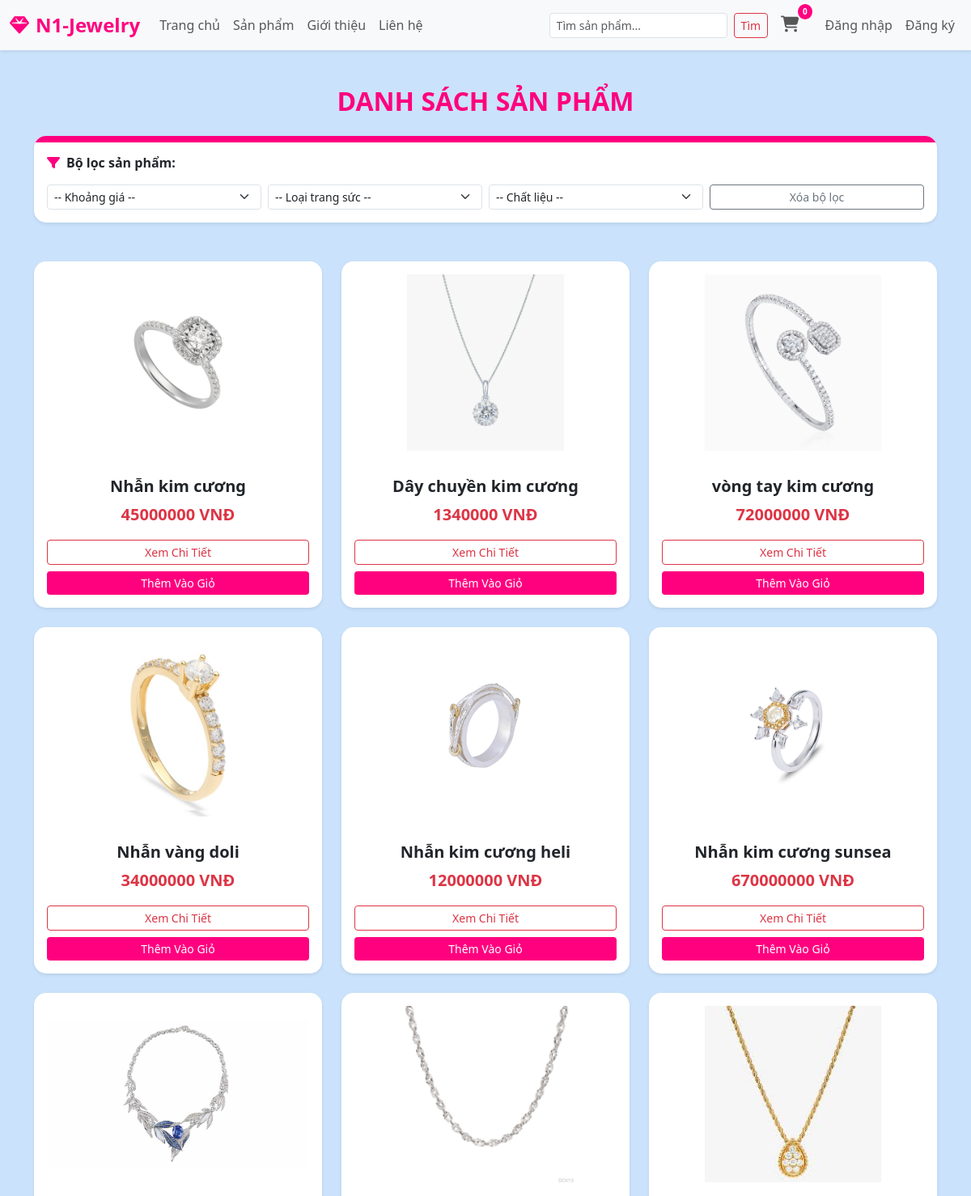
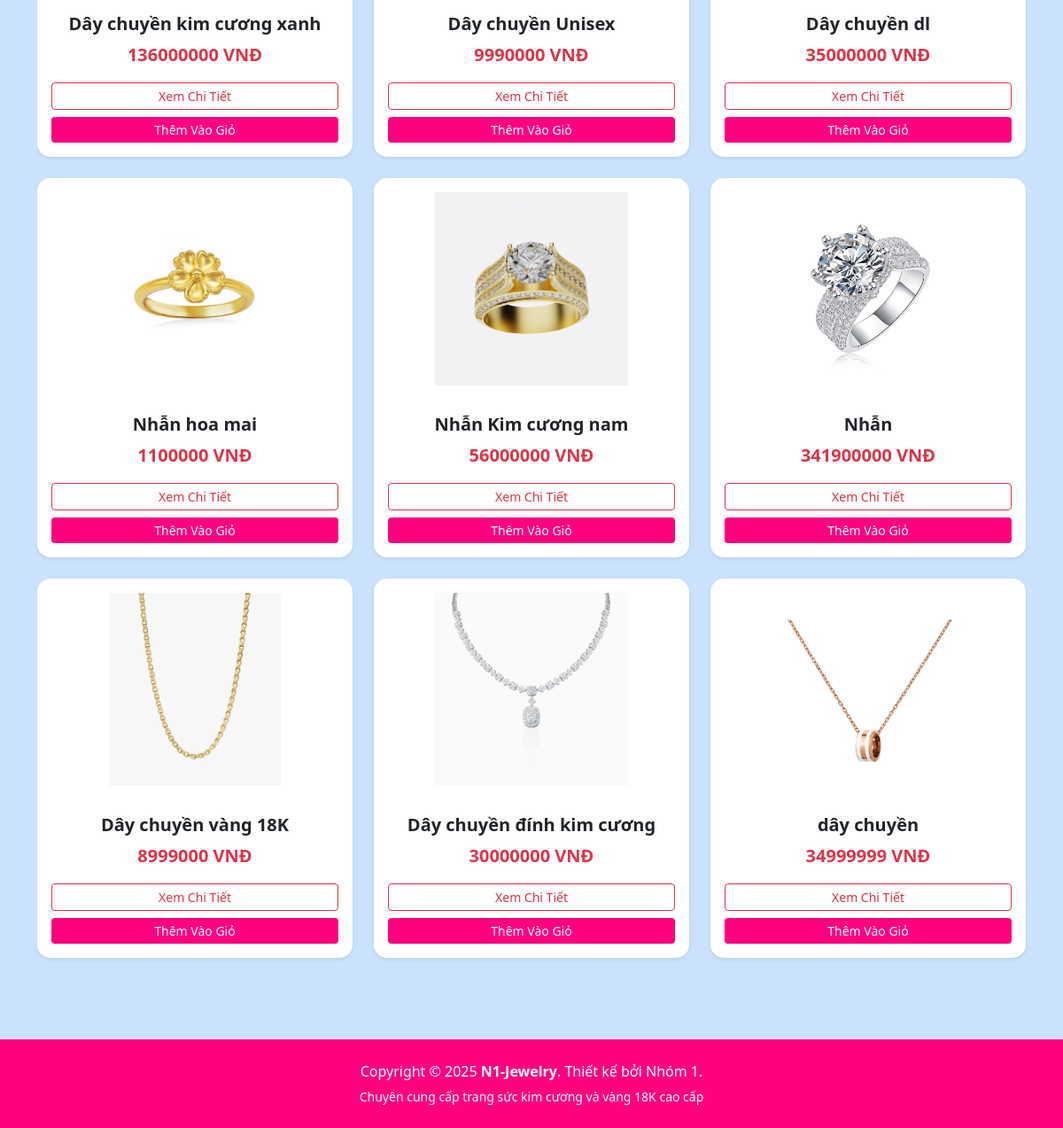
Screenshot of /products/ with the database file from the repository (2 pictures, top to bottom).
### app/models.py (models this page shows, shortened)
class Product(models.Model):
    category = models.ForeignKey(Category, related_name='products', on_delete=models.CASCADE)
    name = models.CharField(max_length=200, db_index=True)
    slug = models.SlugField(max_length=200, db_index=True)
    material = models.CharField(max_length=100, default='Vàng 18K')
    gemstone = models.CharField(max_length=100, blank=True, null=True)
    size_weight = models.CharField(max_length=100, default='1.0 Carat')
    image = models.ImageField(upload_to='products/%Y/%m/%d', blank=True)
    description = models.TextField(blank=True)
    price = models.DecimalField(max_digits=15, decimal_places=2)
    available = models.BooleanField(default=True)
    created = models.DateTimeField(auto_now_add=True)
    updated = models.DateTimeField(auto_now=True)
    class Meta:
        indexes = [Index(fields=['id', 'slug'])]
        verbose_name_plural = 'N1-JEWELRY - Sản phẩm'

### app/views.py (the view, shortened to what this page needs)
# urls.py: path('products/', views.product_list, name='product_list'),
def product_list(request):
    products = Product.objects.all()
    material = request.GET.get('material')
    price_range = request.GET.get('price')
    category_slug = request.GET.get('category')
    if category_slug:
        products = products.filter(category__slug=category_slug)
    return render(request, 'app/product/list.html', {'products': products})

### app/context_processors.py (called while the page is built, shortened)
def cart_count(request):
    count = 0
    return {'cart_item_count': count}

### app/templates/app/product/list.html (shortened to what this page needs)
{% extends "app/base.html" %}
{% load static %}
{% load humanize %} {% block main_container %}
<div class="container mt-4">
    <h2 class="text-center mb-4" style="color: #ff007f; font-weight: bold;">DANH SÁCH SẢN PHẨM</h2>
    <div class="card border-0 shadow-sm mb-5" style="border-radius: 15px; overflow: hidden;">
        <div style="height: 8px; background: #ff007f;"></div>
        <div class="p-3">
            <h6 class="fw-bold mb-3"><i class="fas fa-filter me-2" style="color: #ff007f;"></i>Bộ lọc sản phẩm:</h6>
            <form method="GET" action="{% url 'app:product_list' %}" class="row g-2">
                <div class="col-md-3 col-6">
                    <select name="price" class="form-select form-select-sm" onchange="this.form.submit()">
                        <option value="">-- Khoảng giá --</option>
                    </select>
                </div>
                <div class="col-md-3 col-6">
                    <select name="category" class="form-select form-select-sm" onchange="this.form.submit()">
                        <option value="">-- Loại trang sức --</option>
                    </select>
                </div>
                <div class="col-md-3 col-6">
                    <select name="material" class="form-select form-select-sm" onchange="this.form.submit()">
                        <option value="">-- Chất liệu --</option>
                    </select>
                </div>
                <div class="col-md-3 col-6">
                    <a href="{% url 'app:product_list' %}" class="btn btn-outline-secondary btn-sm w-100">Xóa bộ lọc</a>
                </div>
            </form>
        </div>
    </div>
    <div class="row">
        {% for product in products %}
            <div class="col-md-4 mb-4">
                <div class="card h-100 shadow-sm border-0 product-card" style="border-radius: 15px; overflow: hidden; transition: 0.3s;">
                    <a href="{% url 'app:product_detail' product.id product.slug %}">
                        {% if product.image %}
                            <img src="{{ product.image.url }}" class="card-img-top p-3" style="height: 250px; object-fit: contain;">
                        {% else %}
                            <img src="{% static 'app/images/default.jpg' %}" class="card-img-top p-3" style="height: 250px; object-fit: contain;">
                        {% endif %}
                    </a>
                    <div class="card-body text-center">
                        <h5 class="fw-bold">{{ product.name }}</h5>
                        <p class="text-danger fw-bold fs-5">{{ product.price|floatformat:0 }} VNĐ</p>
                        <div class="d-grid gap-2">
                            <a href="{% url 'app:product_detail' product.id product.slug %}" class="btn btn-outline-danger btn-sm">Xem Chi Tiết</a>
                            <a href="{% url 'app:add_to_cart' product.id %}" class="btn btn-danger btn-sm" style="background-color: #ff007f; border: none;">
                                Thêm Vào Giỏ
                            </a>
                        </div>
                    </div>
                </div>
            </div>
        {% empty %}
            <div class="col-12 text-center py-5">
                <p class="alert alert-info">Không tìm thấy sản phẩm nào phù hợp.</p>
            </div>
        {% endfor %}
    </div>
</div>
{% endblock %}

### app/templates/app/base.html (style rules this page uses)
body { background: #cae2fbff; overflow-x: hidden; }

### rows the page displays
Product: image (picture), name "Nhẫn kim cương", price "45000000"
Product: image (picture), name "Dây chuyền kim cương", price "1340000"
Product: image (picture), name "vòng tay kim cương", price "72000000"
Product: image (picture), name "Nhẫn vàng doli", price "34000000"
Product: image (picture), name "Nhẫn kim cương heli", price "12000000"
Product: image (picture), name "Nhẫn kim cương sunsea", price "670000000"
Product: image (picture), name "Dây chuyền kim cương xanh", price "136000000"
Product: image (picture), name "Dây chuyền Unisex", price "9990000"
Product: image (picture), name "Dây chuyền dl", price "35000000"
Product: image (picture), name "Nhẫn hoa mai", price "1100000"
Product: image (picture), name "Nhẫn Kim cương nam", price "56000000"
Product: image (picture), name "Nhẫn", price "341900000"
Product: image (picture), name "Dây chuyền vàng 18K", price "8999000"
Product: image (picture), name "Dây chuyền đính kim cương", price "30000000"
Product: image (picture), name "dây chuyền", price "34999999"

### other values shown
{{ cart_item_count }} "0"
